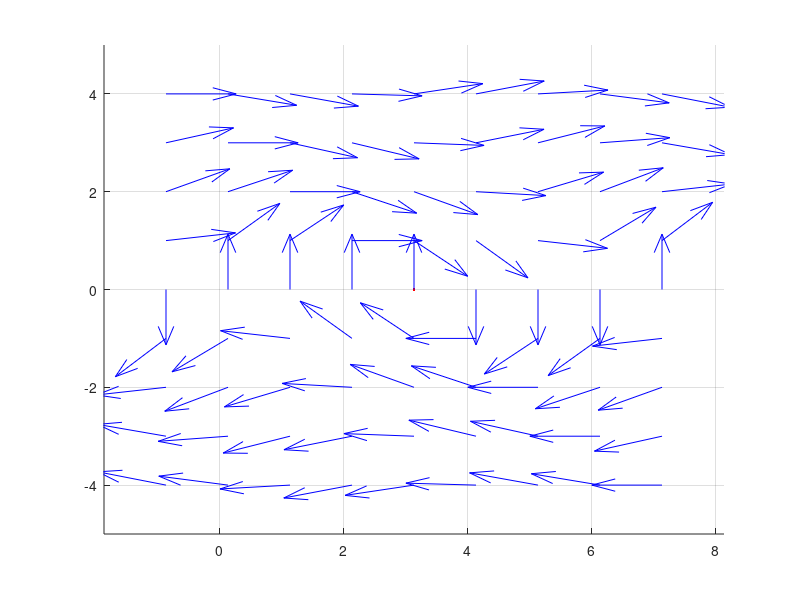

Write MATLAB code to recreate this figure.
function NonLinPP

tmax =10;
k = 1;
ak = k*pi;
bk = 0;

axis([ak-5;ak+5; bk-5;bk+5]);
hold on;
grid on;
plot(ak, bk, 'r');


x = ak-4:1:ak+4;
y = bk-4:1:bk+4;

[X,Y] = meshgrid(x,y);
DX = Y;
DY = sin(X+Y);
D = sqrt(DX.^2 + DY.^2);

quiver(X,Y,DX./D, DY./D, 'b')

for i = 1:length(x)

    for j = 1: length(y)
        [T1, Z1] = ode45(@ff, [0,tmax], [X(i,j), Y(i,j)]);
        [T2, Z2] = ode45(@ff, [0,tmax], [X(i,j), Y(i,j)]);
    end
end


    function z = ff(t,v)

        z = [v(2); sin(v(1)+v(2))];

    end




end